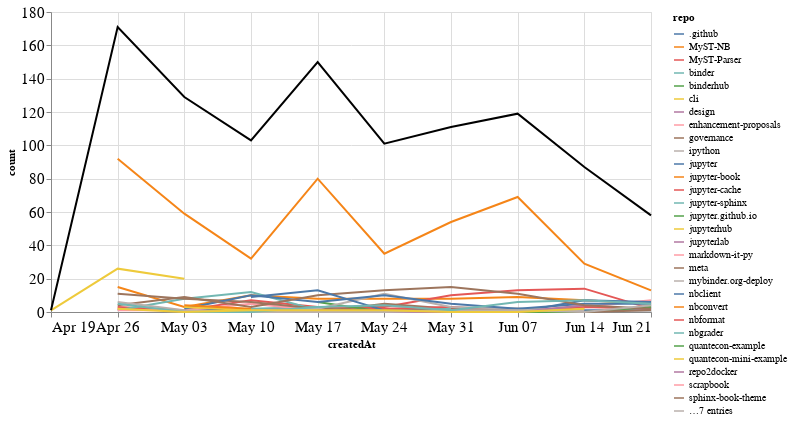

Notebook code for this chart:
### Markdown cell above
## Comments

### Code cell
comments_time = comments.groupby('repo').resample('W', on='createdAt').count()['author'].reset_index()
comments_time = comments_time.rename(columns={'author': 'count'})
comments_time_total = comments_time.groupby('createdAt').agg({"count": "sum"}).reset_index()
ch1 = alt.Chart(comments_time, width=600).mark_line().encode(
    x='createdAt',
    y='count',
    color='repo',
    tooltip="repo"
)

ch2 = alt.Chart(comments_time_total, width=600).mark_line(color="black").encode(
    x='createdAt',
    y='count',
)

ch1 + ch2

### Figure 1 — Vega-Lite specification as saved in the notebook (floating-point values rounded to 4 significant figures; data arrays with more than 128 entries replaced by an {"elided": "..."} marker saying what was removed)
{"config": {"axisLeft": {"labelFontSize": 15}, "axisBottom": {"labelFontSize": 15}}, "layer": [{"data": {"name": "data-d25c1a2784e1780b133d29335c9174c5"}, "mark": "line", "encoding": {"color": {"type": "nominal", "field": "repo"}, "tooltip": {"type": "nominal", "field": "repo"}, "x": {"type": "temporal", "field": "createdAt"}, "y": {"type": "quantitative", "field": "count"}}, "width": 600}, {"data": {"name": "data-9ca4eb8b8b2ad19959fa043b3e08cf62"}, "mark": {"type": "line", "color": "black"}, "encoding": {"x": {"type": "temporal", "field": "createdAt"}, "y": {"type": "quantitative", "field": "count"}}, "width": 600}], "$schema": "https://vega.github.io/schema/vega-lite/v4.8.1.json", "datasets": {"data-d25c1a2784e1780b133d29335c9174c5": {"elided": "168 records"}, "data-9ca4eb8b8b2ad19959fa043b3e08cf62": [{"createdAt": "2020-04-19T00:00:00", "count": 1}, {"createdAt": "2020-04-26T00:00:00", "count": 171}, {"createdAt": "2020-05-03T00:00:00", "count": 129}, {"createdAt": "2020-05-10T00:00:00", "count": 103}, {"createdAt": "2020-05-17T00:00:00", "count": 150}, {"createdAt": "2020-05-24T00:00:00", "count": 101}, {"createdAt": "2020-05-31T00:00:00", "count": 111}, {"createdAt": "2020-06-07T00:00:00", "count": 119}, {"createdAt": "2020-06-14T00:00:00", "count": 87}, {"createdAt": "2020-06-21T00:00:00", "count": 58}]}}
